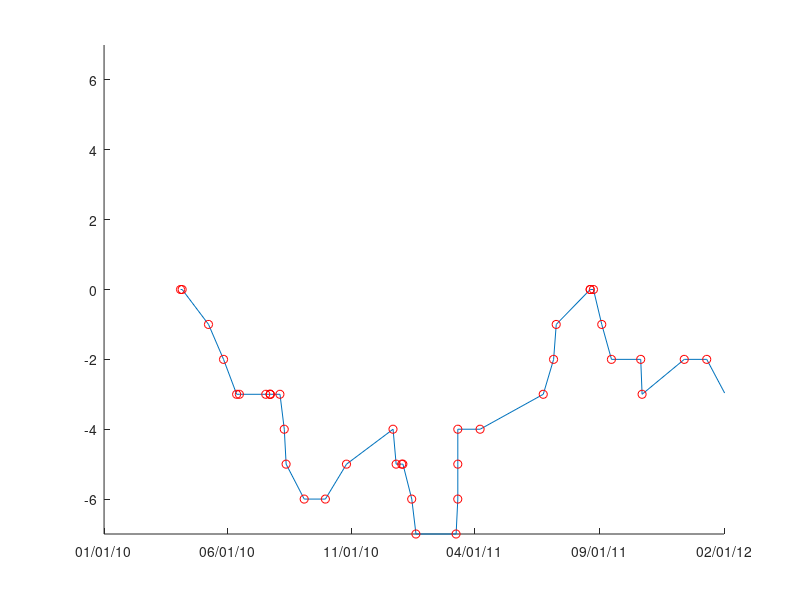

This figure's MATLAB source: (Note: this script raises an error after producing the figure.)
% Counting the  number of local earthquakes before and after a teleseism
% for the Raton Basin and plotting the rate on a graph

clc, clear

load Oklahoma_filtered.mat
load peak_ground_data.mat

rem_vec = [2, 17];

before_vector = zeros(1, 40);
after_vector = zeros(1, 40);

for i=1:length(BeOK_data)
    
    befnumeq = length(BeOK_data{i});
    aftnumeq = length(OK_data{i});
    
    before_vector(i) = befnumeq;
    after_vector(i) = aftnumeq;
    
end
  
sub_vector = after_vector - before_vector;

negindex = find(sub_vector < 0);
sub_vector(negindex) = -1;

posindex = find(sub_vector > 0);
sub_vector(posindex) = 1;

figure(1)
hold on
plot(datevector, cumsum(sub_vector))
plot(datevector, cumsum(sub_vector),'ro')
datetick('x',2)
ylim([-7 7])
hold off

% removing data points 
[year,month,day,hour,mi,sec] = LoadComCat(datenum(2006, 1, 1), ...
    datenum(2017, 1, 1), 7, [-90 90 -180 180]);

comp_datevec = datenum(year, month, day, hour, mi, sec);

begindex = find(datevector(1) == comp_datevec);
endindex = find(datevector(end) == comp_datevec);
num_index = begindex:endindex;

OKPGA = PGA_total{8}(num_index);
OKPGV = PGV_total{8}(num_index);

OKPGA(rem_vec) = [ ];
OKPGA(rem_vec) = [ ];
datevector(rem_vec) = [ ];

v_threshold = [0.0028, 0.0014, 0.00020];
a_threshold = [0.0024, 0.0010, 0.00045];

for i=1:length(v_threshold)
    
    v_localeq = OK_dates;
    
    v_index = find(OKPGV >= v_threshold(i));
    PGV_localeq{i} = v_localeq(v_index);
    PGV_index{i} = v_index;
    
end

for i=1:length(a_threshold)
    
    a_localeq = OK_dates;
    
    a_index = find(OKPGA >= a_threshold(i));
    PGA_localeq{i} = a_localeq(a_index);
    PGA_index{i} = a_index;
    
end

x = [datevector(1), datevector(end)];
y = [0 0];

figure(2)
hold on 
plot(datevector(PGV_index{3}), cumsum(sub_vector(PGV_index{3})))
plot(datevector(PGV_index{3}), cumsum(sub_vector(PGV_index{3})), 'ro')
title('PGV - Thres 2.0x10^-^4')
datetick('x',2)
ylim([-3 3])
hold off

figure(3)
hold on
plot(datevector(PGV_index{2}), cumsum(sub_vector(PGV_index{2})))
plot(datevector(PGV_index{2}), cumsum(sub_vector(PGV_index{2})), 'ro')
title('PGV - Thres 1.4x10^-^3')
datetick('x',2)
hold off

figure(4)
hold on
plot(datevector(PGA_index{3}), cumsum(sub_vector(PGA_index{3})))
plot(datevector(PGA_index{3}), cumsum(sub_vector(PGA_index{3})), 'ro')
title('PGA - Thres 4.5x10^-^4')
datetick('x',2)
ylim([-2 2])
hold off

figure(5)
hold on 
plot(datevector(PGA_index{2}), cumsum(sub_vector(PGA_index{2})))
plot(datevector(PGA_index{2}), cumsum(sub_vector(PGA_index{2})), 'ro')
title('PGA - Thres 1.0x10^-^3')
datetick('x',2)
hold off

% figure(6)
% hold on
% plot(datevector(PGA_index{1}), cumsum(sub_vector(PGA_index{1})))
% plot(datevector(PGA_index{1}), cumsum(sub_vector(PGA_index{1})), 'ro')
% title('PGA - Thres 2.4x10^-^3')
% datetick('x',2)
% hold off
% 
% figure(7)
% hold on 
% plot(datevector(PGV_index{1}), cumsum(sub_vector(PGV_index{1})))
% plot(datevector(PGV_index{1}), cumsum(sub_vector(PGV_index{1})), 'ro')
% title('PGV - Thres 2.8x10^-^3')
% datetick('x',2)
% hold off